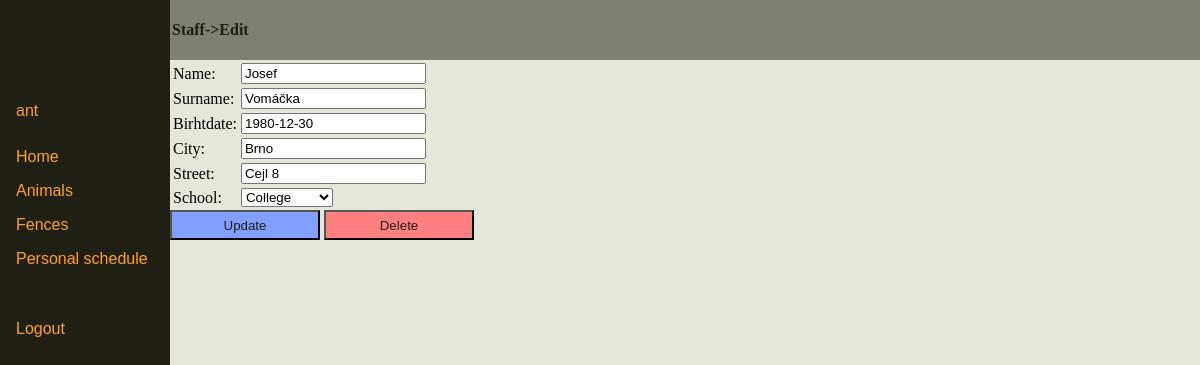
/staffEdit.php?pk=2 (signed in), run on the app's committed database.
### tables this page shows
CREATE TABLE Osetrovatel (
  os_cislo SMALLINT NOT NULL AUTO_INCREMENT,
  jmeno VARCHAR(20) NOT NULL,
  primeni VARCHAR(20) NOT NULL,
  datum_narozeni DATE DEFAULT NULL,
  mesto VARCHAR(30) DEFAULT NULL,
  ulice VARCHAR(20) DEFAULT  NULL,
  nej_dosazene_vzdelani VARCHAR(20) DEFAULT NULL,
  PRIMARY KEY(os_cislo)
);

### staffEdit.php (the view, shortened to what this page needs)
<?php
  require_once 'db.php';
?>
<!DOCTYPE HTML PUBLIC "-//W3C//DTD HTML 4.01 Transitional//EN">
<html>
<head>
    <link rel="stylesheet" href="style.css" type="text/css" >
</head>
<body>
    <div id="sidebar">
        <?php require_once 'sidebar.php' ?>
    </div>
    <div id="header">
        Staff->Edit
</div>
<div id="content">
    <div id="content">
        <?php
          $q="SELECT * FROM Osetrovatel WHERE os_cislo='". $_GET['pk'] ."'";
          $res=$db->query($q);
          $f = $res->fetch_assoc();
      ?>
        <form method="post" onsubmit="return check_values(this.submited);" accept-charset="utf8">
            <table>
                <tr><td>Name:</td><td><input class="edit" type="text" required="" placeholder="Name" name="name" value="<?php echo $f['jmeno']; ?>"></td></tr>
                <tr><td>Surname:</td><td><input class="edit" type="text" placeholder="Surname" name="surname" value="<?php echo $f['primeni']; ?>"></td></tr>
                <tr><td>Birhtdate:</td><td><input id="birthdate" class="edit" type="text" placeholder="yyyy-mm-dd" name="birthdate" value="<?php echo $f['datum_narozeni']; ?>"></td></tr>
                <tr><td>City:</td><td><input class="edit" type="text" placeholder="City" name="city" value="<?php echo $f['mesto'] ?>"></td></tr>
                <tr><td>Street:</td><td><input class="edit" type="text" placeholder="Street" name="street" value="<?php echo $f['ulice'] ?>"></td></tr>
                <tr><td>School:</td><td>
                  <select name="school">
                    <option value="Vysokoškolské" <?php if($f['nej_dosazene_vzdelani'] == 'Vysokoškolské') echo 'selected="selected"';?>>College</option>
                  </select></td>
                </table>
                <button class="update" type="submit" onclick="this.form.submited=this.value;"> Update </button>
                <button class="delete" type="submit" onclick="this.form.submited=this.value;"> Delete </button>
            </form>
        </div>
    </div>
</body>
</html>

### style.css (style rules this page uses)
button.update { background-color: #809fff ; color: #1f1f14; height: 30px; width: 150px; }
button.delete { background-color:#ff8080; color: #1f1f14; height: 30px; width: 150px; }
#sidebar { position:fixed; height: 100%; top: 0; left: 0; width:170px; background: #1f1f14; }
#header { position: fixed; left:170px; top: 0; width: 100%; height: 60px; padding-left: 2px; background: #7e8171; color:#1f1f14; text-align: left; line-height: 60px; font-weight: bold; }
#content { position: fixed; background: #e5e7db; height: 100%; top: 60px; left: 170px; width: 100%; }

### data on the page
osetrovatel: name "Josef", surname "Vomáčka", birthdate "1980-12-30", city "Brno", street "Cejl 8", school "College"

### other printed values
$_SESSION['use'] "ant"
